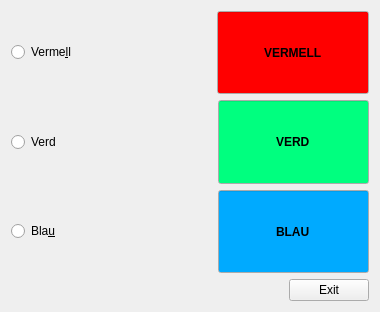
<?xml version="1.0" encoding="UTF-8"?>
<ui version="4.0">
 <class>Widget</class>
 <widget class="QWidget" name="Widget">
  <property name="geometry">
   <rect>
    <x>0</x>
    <y>0</y>
    <width>380</width>
    <height>312</height>
   </rect>
  </property>
  <property name="windowTitle">
   <string>Widget</string>
  </property>
  <layout class="QVBoxLayout" name="verticalLayout">
   <item>
    <layout class="QHBoxLayout" name="horizontalLayout">
     <item>
      <widget class="QRadioButton" name="radioButton">
       <property name="text">
        <string>Verme&amp;ll</string>
       </property>
       <attribute name="buttonGroup">
        <string notr="true">buttonGroup</string>
       </attribute>
      </widget>
     </item>
     <item>
      <spacer name="horizontalSpacer">
       <property name="orientation">
        <enum>Qt::Horizontal</enum>
       </property>
       <property name="sizeType">
        <enum>QSizePolicy::Preferred</enum>
       </property>
       <property name="sizeHint" stdset="0">
        <size>
         <width>135</width>
         <height>20</height>
        </size>
       </property>
      </spacer>
     </item>
     <item>
      <widget class="QLineEdit" name="lineEdit">
       <property name="enabled">
        <bool>true</bool>
       </property>
       <property name="sizePolicy">
        <sizepolicy hsizetype="Expanding" vsizetype="Minimum">
         <horstretch>0</horstretch>
         <verstretch>0</verstretch>
        </sizepolicy>
       </property>
       <property name="minimumSize">
        <size>
         <width>150</width>
         <height>0</height>
        </size>
       </property>
       <property name="baseSize">
        <size>
         <width>0</width>
         <height>0</height>
        </size>
       </property>
       <property name="palette">
        <palette>
         <active>
          <colorrole role="Light">
           <brush brushstyle="SolidPattern">
            <color alpha="255">
             <red>255</red>
             <green>255</green>
             <blue>255</blue>
            </color>
           </brush>
          </colorrole>
          <colorrole role="Base">
           <brush brushstyle="SolidPattern">
            <color alpha="255">
             <red>255</red>
             <green>0</green>
             <blue>0</blue>
            </color>
           </brush>
          </colorrole>
          <colorrole role="Highlight">
           <brush brushstyle="SolidPattern">
            <color alpha="255">
             <red>255</red>
             <green>255</green>
             <blue>255</blue>
            </color>
           </brush>
          </colorrole>
         </active>
         <inactive>
          <colorrole role="Light">
           <brush brushstyle="SolidPattern">
            <color alpha="255">
             <red>255</red>
             <green>255</green>
             <blue>255</blue>
            </color>
           </brush>
          </colorrole>
          <colorrole role="Base">
           <brush brushstyle="SolidPattern">
            <color alpha="255">
             <red>255</red>
             <green>0</green>
             <blue>0</blue>
            </color>
           </brush>
          </colorrole>
          <colorrole role="Highlight">
           <brush brushstyle="SolidPattern">
            <color alpha="255">
             <red>255</red>
             <green>255</green>
             <blue>255</blue>
            </color>
           </brush>
          </colorrole>
         </inactive>
         <disabled>
          <colorrole role="Light">
           <brush brushstyle="SolidPattern">
            <color alpha="255">
             <red>255</red>
             <green>255</green>
             <blue>255</blue>
            </color>
           </brush>
          </colorrole>
          <colorrole role="Base">
           <brush brushstyle="SolidPattern">
            <color alpha="255">
             <red>241</red>
             <green>241</green>
             <blue>241</blue>
            </color>
           </brush>
          </colorrole>
          <colorrole role="Highlight">
           <brush brushstyle="SolidPattern">
            <color alpha="255">
             <red>227</red>
             <green>229</green>
             <blue>231</blue>
            </color>
           </brush>
          </colorrole>
         </disabled>
        </palette>
       </property>
       <property name="font">
        <font>
         <weight>75</weight>
         <bold>true</bold>
        </font>
       </property>
       <property name="statusTip">
        <string/>
       </property>
       <property name="text">
        <string>VERMELL</string>
       </property>
       <property name="alignment">
        <set>Qt::AlignCenter</set>
       </property>
       <property name="readOnly">
        <bool>true</bool>
       </property>
      </widget>
     </item>
    </layout>
   </item>
   <item>
    <layout class="QHBoxLayout" name="horizontalLayout_2">
     <item>
      <widget class="QRadioButton" name="radioButton_2">
       <property name="text">
        <string>Verd</string>
       </property>
       <attribute name="buttonGroup">
        <string notr="true">buttonGroup</string>
       </attribute>
      </widget>
     </item>
     <item>
      <spacer name="horizontalSpacer_2">
       <property name="orientation">
        <enum>Qt::Horizontal</enum>
       </property>
       <property name="sizeType">
        <enum>QSizePolicy::Preferred</enum>
       </property>
       <property name="sizeHint" stdset="0">
        <size>
         <width>151</width>
         <height>20</height>
        </size>
       </property>
      </spacer>
     </item>
     <item>
      <widget class="QLineEdit" name="lineEdit_2">
       <property name="sizePolicy">
        <sizepolicy hsizetype="Expanding" vsizetype="Minimum">
         <horstretch>0</horstretch>
         <verstretch>0</verstretch>
        </sizepolicy>
       </property>
       <property name="minimumSize">
        <size>
         <width>150</width>
         <height>0</height>
        </size>
       </property>
       <property name="baseSize">
        <size>
         <width>0</width>
         <height>0</height>
        </size>
       </property>
       <property name="palette">
        <palette>
         <active>
          <colorrole role="Light">
           <brush brushstyle="SolidPattern">
            <color alpha="255">
             <red>255</red>
             <green>255</green>
             <blue>255</blue>
            </color>
           </brush>
          </colorrole>
          <colorrole role="Base">
           <brush brushstyle="SolidPattern">
            <color alpha="255">
             <red>0</red>
             <green>255</green>
             <blue>127</blue>
            </color>
           </brush>
          </colorrole>
          <colorrole role="Highlight">
           <brush brushstyle="SolidPattern">
            <color alpha="255">
             <red>255</red>
             <green>255</green>
             <blue>255</blue>
            </color>
           </brush>
          </colorrole>
         </active>
         <inactive>
          <colorrole role="Light">
           <brush brushstyle="SolidPattern">
            <color alpha="255">
             <red>255</red>
             <green>255</green>
             <blue>255</blue>
            </color>
           </brush>
          </colorrole>
          <colorrole role="Base">
           <brush brushstyle="SolidPattern">
            <color alpha="255">
             <red>0</red>
             <green>255</green>
             <blue>127</blue>
            </color>
           </brush>
          </colorrole>
          <colorrole role="Highlight">
           <brush brushstyle="SolidPattern">
            <color alpha="255">
             <red>255</red>
             <green>255</green>
             <blue>255</blue>
            </color>
           </brush>
          </colorrole>
         </inactive>
         <disabled>
          <colorrole role="Light">
           <brush brushstyle="SolidPattern">
            <color alpha="255">
             <red>255</red>
             <green>255</green>
             <blue>255</blue>
            </color>
           </brush>
          </colorrole>
          <colorrole role="Base">
           <brush brushstyle="SolidPattern">
            <color alpha="255">
             <red>241</red>
             <green>241</green>
             <blue>241</blue>
            </color>
           </brush>
          </colorrole>
          <colorrole role="Highlight">
           <brush brushstyle="SolidPattern">
            <color alpha="255">
             <red>227</red>
             <green>229</green>
             <blue>231</blue>
            </color>
           </brush>
          </colorrole>
         </disabled>
        </palette>
       </property>
       <property name="font">
        <font>
         <weight>75</weight>
         <bold>true</bold>
        </font>
       </property>
       <property name="text">
        <string>VERD</string>
       </property>
       <property name="alignment">
        <set>Qt::AlignCenter</set>
       </property>
       <property name="readOnly">
        <bool>true</bool>
       </property>
      </widget>
     </item>
    </layout>
   </item>
   <item>
    <layout class="QHBoxLayout" name="horizontalLayout_3">
     <item>
      <widget class="QRadioButton" name="radioButton_3">
       <property name="text">
        <string>Bla&amp;u</string>
       </property>
       <attribute name="buttonGroup">
        <string notr="true">buttonGroup</string>
       </attribute>
      </widget>
     </item>
     <item>
      <spacer name="horizontalSpacer_3">
       <property name="orientation">
        <enum>Qt::Horizontal</enum>
       </property>
       <property name="sizeType">
        <enum>QSizePolicy::Preferred</enum>
       </property>
       <property name="sizeHint" stdset="0">
        <size>
         <width>152</width>
         <height>20</height>
        </size>
       </property>
      </spacer>
     </item>
     <item>
      <widget class="QLineEdit" name="lineEdit_3">
       <property name="sizePolicy">
        <sizepolicy hsizetype="Expanding" vsizetype="Minimum">
         <horstretch>0</horstretch>
         <verstretch>0</verstretch>
        </sizepolicy>
       </property>
       <property name="minimumSize">
        <size>
         <width>150</width>
         <height>0</height>
        </size>
       </property>
       <property name="baseSize">
        <size>
         <width>0</width>
         <height>0</height>
        </size>
       </property>
       <property name="palette">
        <palette>
         <active>
          <colorrole role="Light">
           <brush brushstyle="SolidPattern">
            <color alpha="255">
             <red>255</red>
             <green>255</green>
             <blue>255</blue>
            </color>
           </brush>
          </colorrole>
          <colorrole role="Base">
           <brush brushstyle="SolidPattern">
            <color alpha="255">
             <red>0</red>
             <green>170</green>
             <blue>255</blue>
            </color>
           </brush>
          </colorrole>
          <colorrole role="Highlight">
           <brush brushstyle="SolidPattern">
            <color alpha="255">
             <red>255</red>
             <green>255</green>
             <blue>255</blue>
            </color>
           </brush>
          </colorrole>
         </active>
         <inactive>
          <colorrole role="Light">
           <brush brushstyle="SolidPattern">
            <color alpha="255">
             <red>255</red>
             <green>255</green>
             <blue>255</blue>
            </color>
           </brush>
          </colorrole>
          <colorrole role="Base">
           <brush brushstyle="SolidPattern">
            <color alpha="255">
             <red>0</red>
             <green>170</green>
             <blue>255</blue>
            </color>
           </brush>
          </colorrole>
          <colorrole role="Highlight">
           <brush brushstyle="SolidPattern">
            <color alpha="255">
             <red>255</red>
             <green>255</green>
             <blue>255</blue>
            </color>
           </brush>
          </colorrole>
         </inactive>
         <disabled>
          <colorrole role="Light">
           <brush brushstyle="SolidPattern">
            <color alpha="255">
             <red>255</red>
             <green>255</green>
             <blue>255</blue>
            </color>
           </brush>
          </colorrole>
          <colorrole role="Base">
           <brush brushstyle="SolidPattern">
            <color alpha="255">
             <red>241</red>
             <green>241</green>
             <blue>241</blue>
            </color>
           </brush>
          </colorrole>
          <colorrole role="Highlight">
           <brush brushstyle="SolidPattern">
            <color alpha="255">
             <red>227</red>
             <green>229</green>
             <blue>231</blue>
            </color>
           </brush>
          </colorrole>
         </disabled>
        </palette>
       </property>
       <property name="font">
        <font>
         <weight>75</weight>
         <bold>true</bold>
        </font>
       </property>
       <property name="text">
        <string>BLAU</string>
       </property>
       <property name="alignment">
        <set>Qt::AlignCenter</set>
       </property>
       <property name="readOnly">
        <bool>true</bool>
       </property>
      </widget>
     </item>
    </layout>
   </item>
   <item>
    <layout class="QHBoxLayout" name="horizontalLayout_5">
     <item>
      <spacer name="horizontalSpacer_4">
       <property name="orientation">
        <enum>Qt::Horizontal</enum>
       </property>
       <property name="sizeType">
        <enum>QSizePolicy::Expanding</enum>
       </property>
       <property name="sizeHint" stdset="0">
        <size>
         <width>20</width>
         <height>20</height>
        </size>
       </property>
      </spacer>
     </item>
     <item>
      <widget class="QPushButton" name="pushButton">
       <property name="text">
        <string>Exit</string>
       </property>
      </widget>
     </item>
    </layout>
   </item>
  </layout>
 </widget>
 <resources/>
 <connections/>
 <buttongroups>
  <buttongroup name="buttonGroup"/>
 </buttongroups>
</ui>
